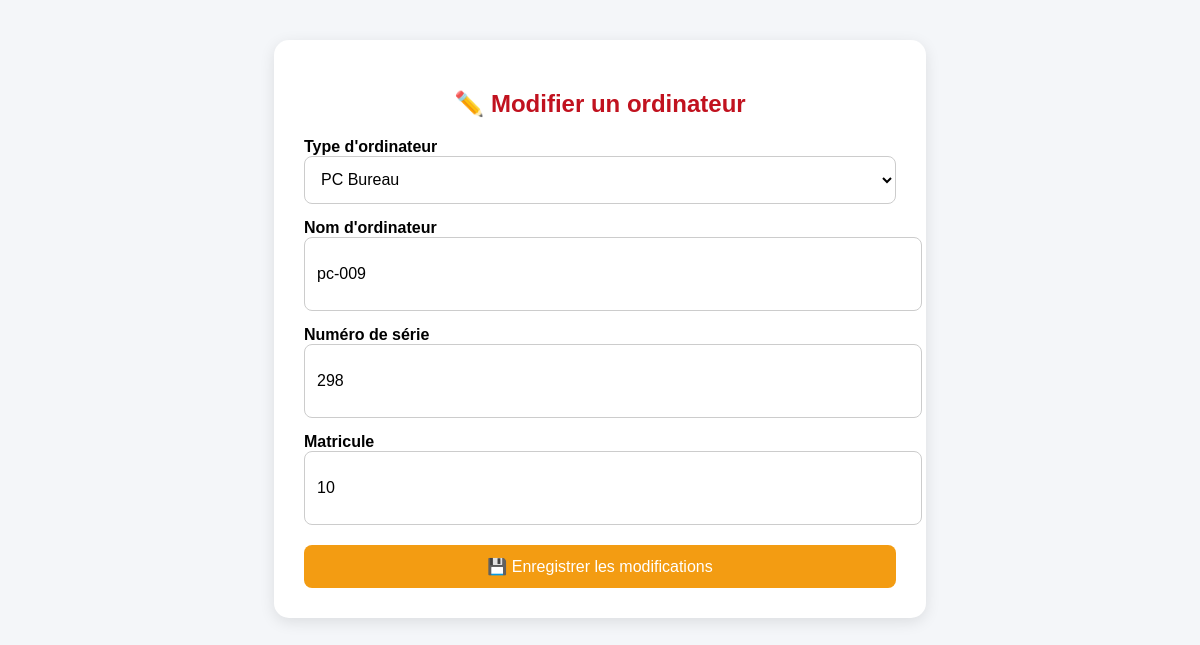
Screenshot of /modifier_ordinateur/11 (signed in) with the database file from the repository.
### tables this page shows
CREATE TABLE ordinateurs (
    id INTEGER PRIMARY KEY AUTOINCREMENT,
    type_ordinateur TEXT,
    nom_ordinateur TEXT,
    numero_serie TEXT,
    matricule TEXT
);

### app.py (the view, shortened to what this page needs)
@app.route("/modifier_ordinateur/<int:id>", methods=["GET", "POST"])
def modifier_ordinateur(id):
    if "user" not in session:
        return redirect("/")
    conn = sqlite3.connect("parc.db")
    cursor = conn.cursor()
    cursor.execute(
        "SELECT * FROM ordinateurs WHERE id=?",
        (id,)
    )
    ordinateur = cursor.fetchone()
    conn.close()
    return render_template(
        "modifier_ordinateur.html",
        ordinateur=ordinateur
    )

### templates/modifier_ordinateur.html (shortened to what this page needs)
<!DOCTYPE html>
<html lang="fr">
<head>
</head>
<body>
<div class="container">
<form method="POST">
<h2>✏️ Modifier un ordinateur</h2>
<label>Type d'ordinateur</label>
<select name="type_ordinateur" required>
    <option value="Bureau"
    {% if ordinateur[1] == "Bureau" %}selected{% endif %}>
        PC Bureau
    </option>
</select>
<label>Nom d'ordinateur</label>
<input type="text"
       name="nom_ordinateur"
       value="{{ ordinateur[2] }}"
       required>
<label>Numéro de série</label>
<input type="text"
       name="numero_serie"
       value="{{ ordinateur[3] }}"
       required>
<label>Matricule</label>
<input type="text"
       name="matricule"
       value="{{ ordinateur[4] }}"
       required>
<button type="submit">
💾 Enregistrer les modifications
</button>
</form>
</div>
</body>
</html>

### templates/modifier_ordinateur.html (style rules this page uses)
body { background:#f4f6f9; font-family:Arial,sans-serif; }
.container { width:50%; margin:40px auto; background:white; padding:30px; border-radius:15px; box-shadow:0 4px 15px rgba(0,0,0,0.1); }
h2 { text-align:center; color:#c1121f; }
label { display:block; margin-top:15px; font-weight:bold; }
input, select { width:100%; height:48px; padding:12px; border:1px solid #ccc; border-radius:8px; font-size:16px; background:white; }
button { margin-top:20px; width:100%; padding:12px; border:none; background:#f39c12; color:white; border-radius:8px; cursor:pointer; font-size:16px; }

### rows the page displays
ordinateurs: type_ordinateur "PC Bureau", nom_ordinateur "pc-009", numero_serie "298", matricule "10"
